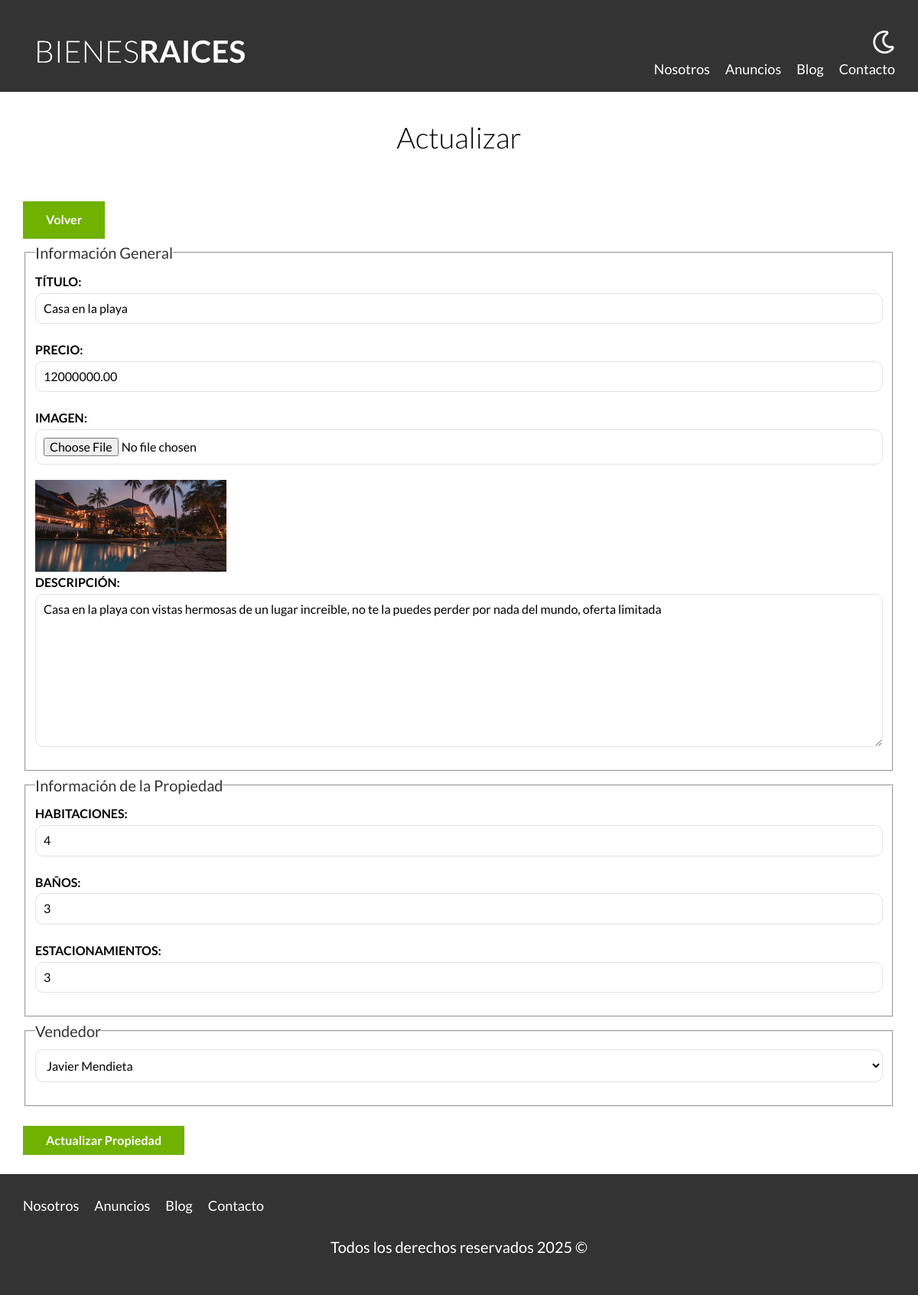
Screenshot of /admin/propiedades/actualizar.php?id=1 with the database file from the repository.
### tables this page shows
CREATE TABLE `propiedades` (
  `id` int(11) NOT NULL,
  `titulo` varchar(45) DEFAULT NULL,
  `precio` decimal(10,2) DEFAULT NULL,
  `imagen` varchar(200) DEFAULT NULL,
  `descripcion` longtext DEFAULT NULL,
  `habitaciones` int(1) DEFAULT NULL,
  `wc` int(1) DEFAULT NULL,
  `estacionamiento` int(1) DEFAULT NULL,
  `creado` date DEFAULT NULL,
  `vendedorId` int(11) NOT NULL
);

CREATE TABLE `vendedores` (
  `id` int(11) NOT NULL,
  `nombre` varchar(45) DEFAULT NULL,
  `apellido` varchar(45) DEFAULT NULL,
  `telefono` varchar(10) DEFAULT NULL
);

### admin/propiedades/actualizar.php (the view, shortened to what this page needs)
<?php
    $id = $_GET['id'];
    $id = filter_var($id, FILTER_VALIDATE_INT);
    $db = conectarBD();
    $consulta = "SELECT * FROM propiedades WHERE id = $id";
    $resultado = mysqli_query($db,$consulta);
    $propiedad = mysqli_fetch_assoc($resultado);
    $consulta = "SELECT * FROM vendedores";
    $resultado = mysqli_query($db,$consulta);
    $titulo = $propiedad['titulo'];
    $precio = $propiedad['precio'];
    $descripcion = $propiedad['descripcion'];
    $habitaciones = $propiedad['habitaciones'];
    $wc = $propiedad['wc'];
    $estacionamiento = $propiedad['estacionamiento'];
    $vendedorId = $propiedad['vendedorId'];
    $imagenPropiedad = $propiedad['imagen'];
?>
    <main class="contenedor seccion">
        <h1>Actualizar</h1>
        <a href="/admin" class="boton boton-verde">Volver</a>
        <form class="formulario" method="POST" enctype="multipart/form-data">
            <fieldset>
                <legend>Información General</legend>
                <label for="titulo">Título:</label>
                <input type="text" id="titulo" name="titulo" placeholder="Título Propiedad" value="<?php echo $titulo; ?>">
                <label for="precio">Precio:</label>
                <input type="number" id="precio" name="precio" placeholder="Precio Propiedad" value="<?php echo $precio; ?>">
                <label for="imagen">Imagen:</label>
                <input type="file" id="imagen" accept="image/jpeg, image/png", name="imagen">
                <img src="/imagenes/<?php echo $imagenPropiedad; ?>" class="imagen-small">
                <label for="descripcion">Descripción:</label>
                <textarea id="descripcion" name="descripcion"><?php echo $descripcion; ?></textarea>
            </fieldset>
            <fieldset>
                <legend>Información de la Propiedad</legend>
                <label for="habitaciones">Habitaciones:</label>
                <input type="number" id="habitaciones" name="habitaciones"  placeholder="Ej: 3" min="1" max="9" value="<?php echo $habitaciones; ?>">
                <label for="wc">Baños:</label>
                <input type="number" id="wc" name="wc" placeholder="Ej: 3" min="1" max="9" value="<?php echo $wc; ?>">
                <label for="estacionamiento">Estacionamientos:</label>
                <input type="number" id="estacionamiento" name="estacionamiento" placeholder="Ej: 3" min="1" max="9" value="<?php echo $estacionamiento; ?>">
            </fieldset>
            <fieldset>
                <legend>Vendedor</legend>
                <select name="vendedor">
                    <?php while($row = mysqli_fetch_assoc($resultado)): ?>
                        <option  <?php echo $vendedorId === $row['id'] ? 'selected' : ''; ?>  value="<?php echo $row['id']; ?>"><?php echo $row['nombre'] . " " . $row['apellido']; ?></option>
                    <?php endwhile; ?>
                </select>
            </fieldset>
            <input type="submit" value="Actualizar Propiedad" class="boton boton-verde">
        </form>
    </main>

### build/css/app.css (style rules this page uses)
html { -webkit-text-size-adjust:100%;line-height:1.15 }
body { margin:0 }
main { display:block }
h1 { font-size:2em;margin:.67em 0 }
a { background-color:transparent }
img { border-style:none }
button,input,optgroup,select,textarea { font-family:inherit;font-size:100%;line-height:1.15;margin:0 }
button,input { overflow:visible }
button,select { text-transform:none }
[type=button],[type=reset],[type=submit],button { -webkit-appearance:button }
fieldset { padding:.35em .75em .625em }
legend { box-sizing:border-box;color:inherit;display:table;max-width:100%;padding:0;white-space:normal }
textarea { overflow:auto }
html { box-sizing:border-box;font-size:62.5% }
*,:after,:before { box-sizing:inherit }
body { font-family:Lato,sans-serif;font-size:1.6rem;line-height:1.8 }
.contenedor { margin:0 auto;max-width:120rem;width:95% }
a { text-decoration:none }
img,picture { display:block;width:100% }
h1,h2,h3 { font-family:Lato,sans-serif;font-weight:300;margin:2.5rem 0;text-align:center }
h1 { font-size:3.8rem }
.seccion { margin-bottom:2.5rem;margin-top:2.5rem }
.boton-verde { background-color:#71b100;border:none;color:#fff;display:inline-block;font-weight:700;margin-top:2.5rem;padding:1rem 3rem;text-align:center;text-decoration:none }
.formulario legend { color:#333;font-size:2rem }
.formulario label { display:block;font-weight:700;text-transform:uppercase }
.formulario input:not([type=submit]),.formulario select,.formulario textarea { background-color:#fff;border:1px solid #e1e1e1;border-radius:1rem;display:block;margin-bottom:2rem;padding:1rem;width:100% }
.formulario textarea { height:20rem }
.imagen-small { width:25rem }

### rows the page displays
propiedades: titulo "Casa en la playa", precio "12000000.00", imagen (picture), descripcion "Casa en la playa con vistas hermosas de un lugar increible, no te la puedes perder por nada del mundo, oferta limitada", habitaciones "4", wc "3", estacionamiento "3", vendedor "Javier Mendieta"
